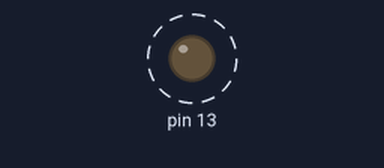
The sketch below on a simulated Arduino Uno, built with avr-gcc and run on an emulated ATmega328P. Parts: output pins drawn as LEDs (lit = HIGH). Dashed ring = blinking. What the sketch prints to the serial monitor is not drawn.

Above: at 0.15 s.
Timing chart, 0 to 3.0 s (numbered marks = the images above):
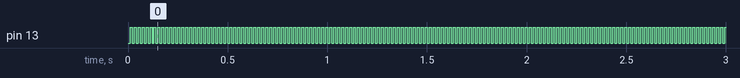

Measured:
- by itself, pin 13: alternates HIGH for 0.01 s and LOW for 0.01 s

The sketch:

BlinkForMatt.ino
```cpp
#include "Streaming.h"

uint32_t onTime = 10; // ms

#define ON LOW

void setup() {
  Serial.begin(115200);

  Serial << endl << endl << "Startup" << endl;

  pinMode(LED_BUILTIN, OUTPUT);     // Initialize the LED_BUILTIN pin as an output
}

// the loop function runs over and over again forever
void loop() {
  digitalWrite(LED_BUILTIN, ON);   // Turn the LED on (Note that LOW is the voltage level

  delay(onTime);                      // Wait for a second

  digitalWrite(LED_BUILTIN, !ON);  // Turn the LED off by making the voltage HIGH

  delay(onTime);                      // Wait for two seconds (to demonstrate the active low LED)
}
```
